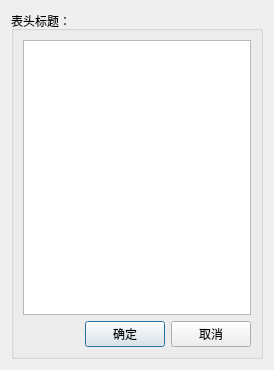
<?xml version="1.0" encoding="UTF-8"?>
<ui version="4.0">
 <class>ExDlgSetHeaders</class>
 <widget class="QDialog" name="ExDlgSetHeaders">
  <property name="geometry">
   <rect>
    <x>0</x>
    <y>0</y>
    <width>274</width>
    <height>370</height>
   </rect>
  </property>
  <property name="windowTitle">
   <string>Dialog</string>
  </property>
  <layout class="QVBoxLayout" name="verticalLayout_2">
   <item>
    <widget class="QGroupBox" name="groupBox">
     <property name="title">
      <string>表头标题：</string>
     </property>
     <layout class="QVBoxLayout" name="verticalLayout">
      <item>
       <widget class="QListView" name="listView"/>
      </item>
      <item>
       <layout class="QHBoxLayout" name="horizontalLayout_2">
        <item>
         <spacer name="horizontalSpacer">
          <property name="orientation">
           <enum>Qt::Horizontal</enum>
          </property>
          <property name="sizeHint" stdset="0">
           <size>
            <width>40</width>
            <height>20</height>
           </size>
          </property>
         </spacer>
        </item>
        <item>
         <widget class="QPushButton" name="btnOk">
          <property name="text">
           <string>确定</string>
          </property>
          <property name="icon">
           <iconset resource="resources.qrc">
            <normaloff>:/images/Image005.png</normaloff>:/images/Image005.png</iconset>
          </property>
         </widget>
        </item>
        <item>
         <widget class="QPushButton" name="btnClose">
          <property name="text">
           <string>取消</string>
          </property>
          <property name="icon">
           <iconset resource="resources.qrc">
            <normaloff>:/images/Image007.png</normaloff>:/images/Image007.png</iconset>
          </property>
         </widget>
        </item>
       </layout>
      </item>
     </layout>
    </widget>
   </item>
  </layout>
 </widget>
 <resources>
  <include location="resources.qrc"/>
 </resources>
 <connections>
  <connection>
   <sender>btnOk</sender>
   <signal>clicked()</signal>
   <receiver>ExDlgSetHeaders</receiver>
   <slot>accept()</slot>
   <hints>
    <hint type="sourcelabel">
     <x>135</x>
     <y>337</y>
    </hint>
    <hint type="destinationlabel">
     <x>136</x>
     <y>184</y>
    </hint>
   </hints>
  </connection>
  <connection>
   <sender>btnClose</sender>
   <signal>clicked()</signal>
   <receiver>ExDlgSetHeaders</receiver>
   <slot>reject()</slot>
   <hints>
    <hint type="sourcelabel">
     <x>216</x>
     <y>337</y>
    </hint>
    <hint type="destinationlabel">
     <x>136</x>
     <y>184</y>
    </hint>
   </hints>
  </connection>
 </connections>
</ui>
